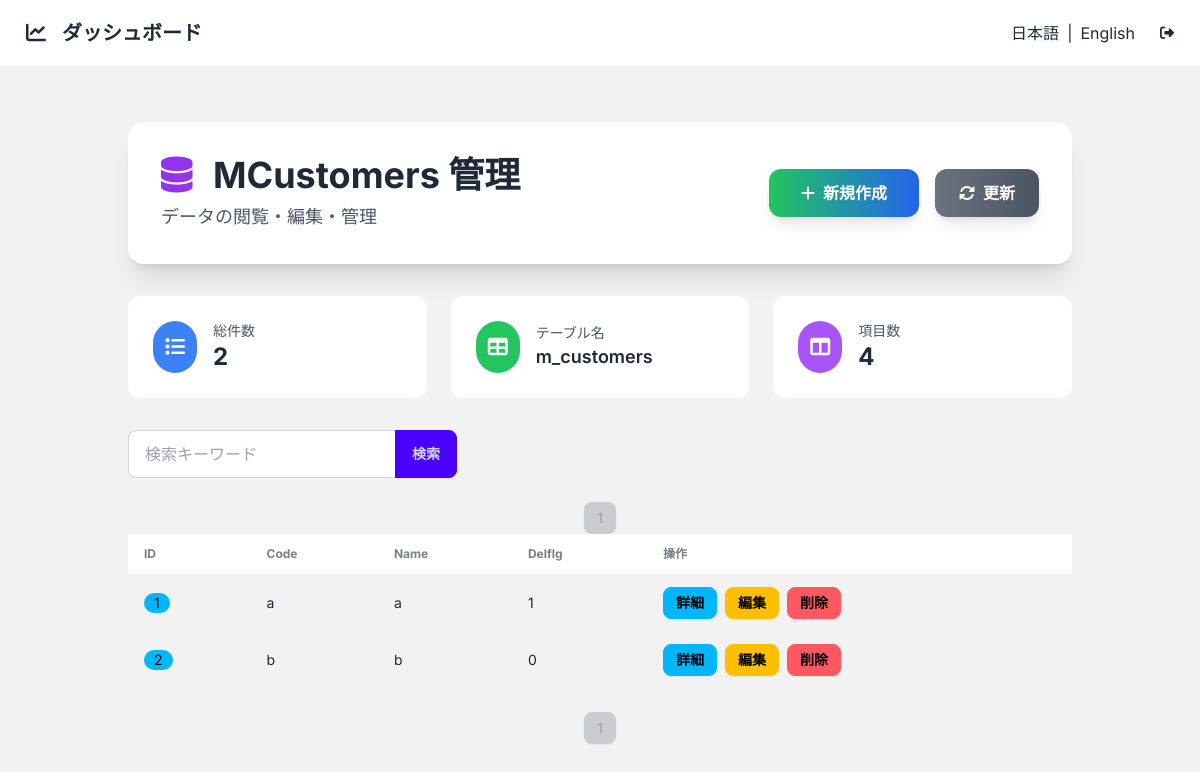
The app's page /m_customers/ (signed in) with its own data.
### app/models/m_customers.py (models this page shows)
class MCustomers(BaseModel):
    __tablename__ = "m_customers"
    code = Column(String(20))
    name = Column(String(100))
    delflg = Column(Integer)

### app/core/base_crud.py (the view)
        @router.get("/", response_class=HTMLResponse)
        async def read_items(
            request: Request,
            db: Session = Depends(get_db),
            current_user=Depends(get_current_user),
            page: int = 1,
            per_page: int = 10,
            q: str = None
        ):
            query = db.query(model)
            if q:
                filters = [
                    col.ilike(f"%{q}%")
                    for col in model.__table__.columns
                    if hasattr(col.type, "python_type") and col.type.python_type == str
                ]
                if filters:
                    query = query.filter(or_(*filters))
            total = query.count()
            items = query.offset((page - 1) * per_page).limit(per_page).all()
            fields = [col for col in model.__table__.columns if col.name != 'id']
            return templates.TemplateResponse(
                f"{template_base}/list.html",
                {
                    "request": request,
                    "items": items,
                    "fields": fields,
                    "table_name": model.__tablename__,
                    "model_name": model.__name__,
                    "page": page,
                    "per_page": per_page,
                    "total": total,
                    "q": q or ""
                }
            )

### app/templates/m_customers/list.html
{% extends "base_list.html" %}
{% set new_url = '/' ~ table_name ~ '/new' %}
{% block header_title %}{{ model_name }} 管理{% endblock %}

### app/templates/partials/_table.html (shortened to what this page needs)
<div class="slide-in overflow-x-auto">
    <table class="table table-zebra table-pin-rows w-full">
        <thead>
        <tr>
            <th>ID</th>
            {% for field in fields %}
            <th>{{ field.name.replace('_', ' ').title() }}</th>
            {% endfor %}
            <th>操作</th>
        </tr>
        </thead>
        <tbody>
        {% for item in items %}
        <tr class="hover">
            <td><span class="badge badge-info">{{ item.id }}</span></td>
            {% for field in fields %}
            <td>{{ item[field.name] if item[field.name] is not none else '—' }}</td>
            {% endfor %}
            <td>
                <div class="flex gap-2">
                    <a href="/{{ table_name }}/{{ item.id }}" class="btn btn-info btn-sm">詳細</a>
                    <a href="/{{ table_name }}/{{ item.id }}/edit" class="btn btn-warning btn-sm">編集</a>
                    <button
                        type="button"
                        class="btn btn-error btn-sm"
                        data-delete-url="/{{ table_name }}/{{ item.id }}"
                        hx-target="closest tr"
                        hx-swap="outerHTML swap:1s"
                        onclick="showDeleteModal(this)">
                        削除
                    </button>
                </div>
            </td>
        </tr>
        {% endfor %}
        </tbody>
    </table>
</div>

### app/templates/base.html (style rules this page uses)
body { font-family: 'Inter', sans-serif; }
.slide-in { animation: slideIn 0.6s ease-out forwards; }

### records on screen
MCustomers: id "1", code "a" "a" "1"
MCustomers: id "2", code "b" "b" "0"

### other values on screen
{{ model_name }} "MCustomers"
{{ items|length }} "2"
{{ table_name }} "m_customers"
{{ fields|length + 1 }} "4"
{{ page }} "1 1"
{{ field.name.replace('_', ' ').title() }} "Code" "Name" "Delflg"
